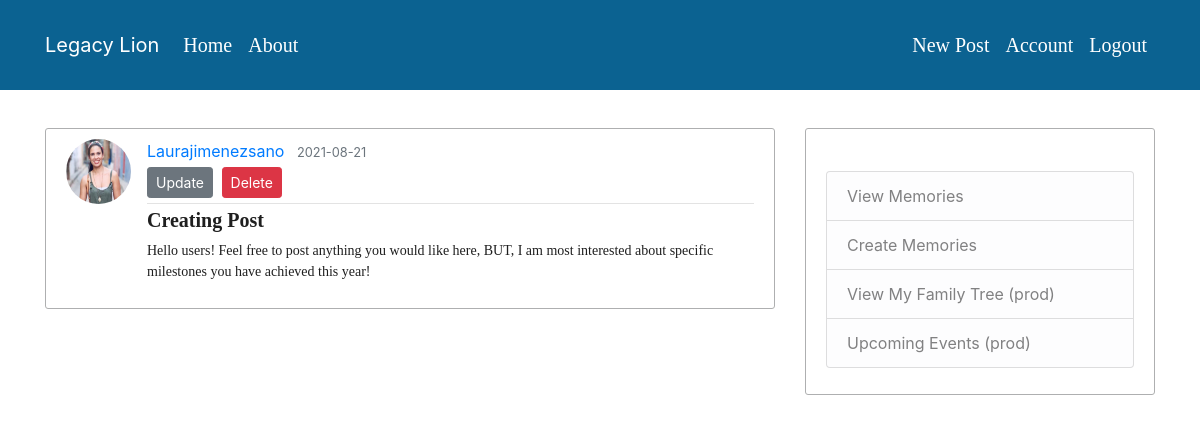
The app's page /post/1 (signed in) with its own data.
### Blog/flaskblog/models.py (models this page shows, shortened)
class User(db.Model, UserMixin):
    id = db.Column(db.Integer, primary_key=True)
    username = db.Column(db.String(20), unique=True, nullable=False)
    email = db.Column(db.String(120), unique=True, nullable=False)
    image_file = db.Column(db.String(20), nullable=False, default='default.jpg')
    password = db.Column(db.String(60), nullable=False)
    posts = db.relationship('Post', backref='author', lazy=True)

class Post(db.Model):
    id = db.Column(db.Integer, primary_key=True)
    title = db.Column(db.String(100), nullable=False)
    date_posted = db.Column(db.DateTime, nullable=False, default=datetime.utcnow)
    content = db.Column(db.Text, nullable=False)
    user_id = db.Column(db.Integer, db.ForeignKey('user.id'), nullable=False)
    post_img = db.Column(db.String(20), nullable=False, default='default.jpg')

### Blog/flaskblog/routes.py (the view)
@app.route("/post/<int:post_id>")
def post(post_id):
    post = Post.query.get_or_404(post_id)
    return render_template('post.html', title=post.title, post=post)

### Blog/flaskblog/models.py (called while the page is built)
@login_manager.user_loader
def load_user(user_id):
    return User.query.get(int(user_id))

### Blog/flaskblog/templates/post.html (shortened to what this page needs)
<!DOCTYPE html>
<html>
<head>
    <link rel="stylesheet" href="https://maxcdn.bootstrapcdn.com/bootstrap/4.0.0/css/bootstrap.min.css">
    <link rel="stylesheet" type="text/css" href="{{ url_for('static', filename='main.css') }}">
</head>
<body>
    <header class="site-header">
      <nav class="navbar navbar-expand-md navbar-dark bg-steel fixed-top">
        <div class="container">
          <a class="navbar-brand mr-6" href="/">Legacy Lion</a>
          <div class="collapse navbar-collapse" id="navbarToggle">
            <div class="navbar-nav mr-auto">
              <a class="nav-item nav-link" href="{{ url_for('home') }}">Home</a>
              <a class="nav-item nav-link" href="{{ url_for('about') }}">About</a>
            </div>
            <div class="navbar-nav">
              {% if current_user.is_authenticated %}
                <a class="nav-item nav-link" href="{{ url_for('new_post') }}">New Post</a>
                <a class="nav-item nav-link" href="{{ url_for('account') }}">Account</a>
                <a class="nav-item nav-link" href="{{ url_for('logout') }}">Logout</a>
              {% else %}
                <a class="nav-item nav-link" href="{{ url_for('login') }}">Login</a>
                <a class="nav-item nav-link" href="{{ url_for('register') }}">Register</a>
              {% endif %}
            </div>
          </div>
        </div>
      </nav>
    </header>
    <main role="main" class="container">
      <div class="row">
        <div class="col-md-8">
          <article class="media content-section">
            <img class="rounded-circle article-img" src="{{ url_for('static', filename='profile_pics/' + post.author.image_file) }}">
            <div class="media-body">
              <div class="article-metadata">
                <a class="mr-2" href="{{url_for('user_posts', username=post.author.username) }}">{{ post.author.username }}</a>
                <small class="text-muted">{{ post.date_posted.strftime('%Y-%m-%d') }}</small>
                {% if post.author == current_user %}
                  <div>
                    <a class="btn btn-secondary btn-sm mt-1 mb-1" href="{{ url_for('update_post', post_id=post.id) }}">Update</a>
                    <button type="button" class="btn btn-danger btn-sm m-1" data-toggle="modal" data-target="#deleteModal">Delete</button>
                  </div>
                {% endif %}
              </div>
              <h2 class="article-title">{{ post.title }}</h2>
              <p class="article-content">{{ post.content }}</p>
            </div>
          </article>
        </div>
        <div class="col-md-4">
          <div class="content-section">
            <h4>App Features</h4>
              <ul class="list-group">
                <a class="list-group-item list-group-item-light nav-item nav-link" href="{{ url_for('home')}}">View Memories</a>
                <a class="list-group-item list-group-item-light nav-item nav-link" href="{{ url_for('new_post')}}">Create Memories</a>
                <a class="list-group-item list-group-item-light nav-item nav-link" href="{{ url_for('familytree')}}" target="_blank"> View My Family Tree (prod)</a>
                <a class="list-group-item list-group-item-light nav-item nav-link" href="{{ url_for('home')}}">Upcoming Events (prod)</a>
              </ul>
          </div>
        </div>
      </div>
    </main>
</body>
</html>

### Blog/flaskblog/static/main.css (style rules this page uses)
body { background: #ffffff; color: #333333; margin-top: 8rem; }
p, li { color: #2b2a2a; font-size: 16px; font-family: "Garamond", "Times New Roman", serif; }
h1, h2 { color: #000000; font-family: "Garamond", "Times New Roman", serif; font-size: 24px; font-weight: bold; }
h4 { color: #ffffff; font-family: "Garamond", "Times New Roman", serif; font-size: 20px; font-weight: bold; text-align: center; }
.bg-steel { background-color: #0b6291; height: 90px; }
.site-header .navbar-nav .nav-link { color: #ffffff; font-family: "Garamond", "Times New Roman", serif; font-size: 20px; }
.content-section { background: #ffffff; padding: 10px 20px; border: 1px solid #aeafb0; border-radius: 3px; margin-bottom: 20px; }
.article-title { color: #1f1f1f; font-size: 20px; font-family: "Garamond", "Times New Roman", serif; }
.article-content { white-space: pre-line; color: #1f1f1f; font-family: "Garamond", "Times New Roman", serif; font-size: 14px; }
.article-img { height: 65px; width: 65px; margin-right: 16px; }
.article-metadata { padding-bottom: 1px; margin-bottom: 4px; border-bottom: 1px solid #e3e3e3 }

### records on screen
User: image_file (picture), author.username "Laurajimenezsano"
Post: date_posted "2021-08-21", title "Creating Post", content "Hello users! Feel free to post anything you would like here, BUT, I am most interested about specific milestones you have achieved this year!"
